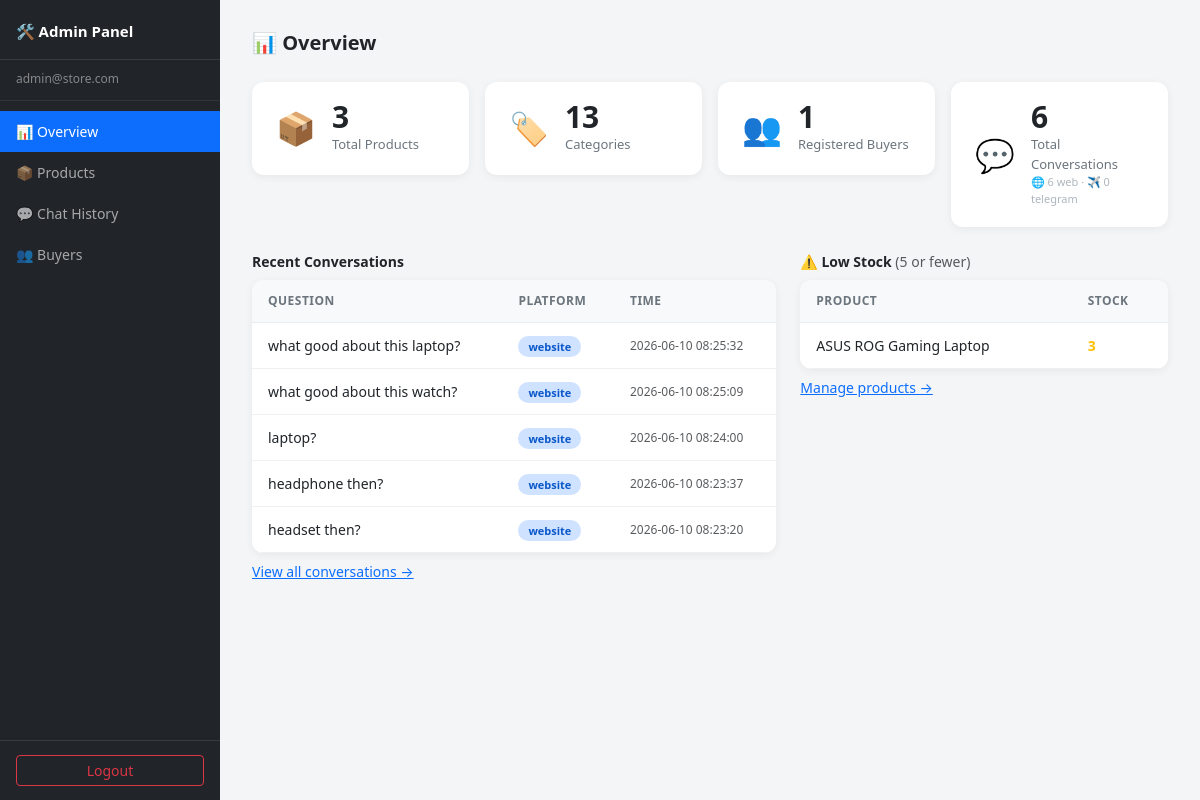
The page /admin (signed in) on the database its author committed.
### tables this page shows
CREATE TABLE chat_history(
        id          INTEGER  PRIMARY KEY AUTOINCREMENT,
        question    TEXT     NOT NULL,
        ai_response TEXT     NOT NULL,
        platform    TEXT     NOT NULL DEFAULT 'website',
        timestamp   DATETIME DEFAULT CURRENT_TIMESTAMP
    );

CREATE TABLE products(
        id        INTEGER PRIMARY KEY AUTOINCREMENT,
        name      TEXT    NOT NULL,
        category  TEXT    NOT NULL DEFAULT 'Other',
        stock     INTEGER NOT NULL,
        price     REAL    NOT NULL,
        image_url TEXT
    , description TEXT);

### routes/admin.py (the view)
@admin_bp.route('/admin')
def admin_overview():
    if seller_only(): return redirect('/login')
    return render_template('admin.html', active='overview', stats=get_stats())

### database.py (called while the page is built)
def get_connection():
    return sqlite3.connect(DATABASE)

### routes/admin.py (called while the page is built)
def seller_only():
    return session.get('role') != 'seller'

### templates/admin.html (shortened to what this page needs)
{% extends 'base_admin.html' %}
{% block content %}
<p class="admin-page-title">📊 Overview</p>
<div class="row g-3 mb-4">
    <div class="col-md-3 col-sm-6">
        <div class="stat-card">
            <span class="stat-icon">📦</span>
            <div>
                <div class="stat-value">{{ stats.total_products }}</div>
                <div class="stat-label">Total Products</div>
            </div>
        </div>
    </div>
    <div class="col-md-3 col-sm-6">
        <div class="stat-card">
            <span class="stat-icon">🏷️</span>
            <div>
                <div class="stat-value">{{ stats.total_categories }}</div>
                <div class="stat-label">Categories</div>
            </div>
        </div>
    </div>
    <div class="col-md-3 col-sm-6">
        <div class="stat-card">
            <span class="stat-icon">👥</span>
            <div>
                <div class="stat-value">{{ stats.total_buyers }}</div>
                <div class="stat-label">Registered Buyers</div>
            </div>
        </div>
    </div>
    <div class="col-md-3 col-sm-6">
        <div class="stat-card">
            <span class="stat-icon">💬</span>
            <div>
                <div class="stat-value">{{ stats.total_chats }}</div>
                <div class="stat-label">
                    Total Conversations
                    <span class="d-block" style="font-size:11px;color:#adb5bd;">
                        🌐 {{ stats.web_chats }} web · ✈️ {{ stats.tg_chats }} telegram
                    </span>
                </div>
            </div>
        </div>
    </div>
</div>
<div class="row g-4">
    <div class="col-lg-7">
        <p class="fw-semibold mb-2" style="font-size:14px;">Recent Conversations</p>
        <div class="admin-table-card">
            {% if stats.recent_chats %}
            <table class="table">
                <thead>
                    <tr>
                        <th>Question</th>
                        <th>Platform</th>
                        <th>Time</th>
                    </tr>
                </thead>
                <tbody>
                    {% for c in stats.recent_chats %}
                    <tr>
                        <td>{{ c[1][:60] }}{% if c[1]|length > 60 %}…{% endif %}</td>
                        <td>
                            <span class="platform-badge platform-{{ c[3] }}">
                                {{ c[3] }}
                            </span>
                        </td>
                        <td class="text-muted" style="font-size:12px;white-space:nowrap;">
                            {{ c[4] }}
                        </td>
                    </tr>
                    {% endfor %}
                </tbody>
            </table>
            {% else %}
            <p class="text-muted small p-3 mb-0">No conversations yet.</p>
            {% endif %}
        </div>
        <a href="/admin/chats" class="text-primary small mt-2 d-inline-block">
            View all conversations →
        </a>
    </div>
    <div class="col-lg-5">
        <p class="fw-semibold mb-2" style="font-size:14px;">
            ⚠️ Low Stock
            <span class="text-muted fw-normal">(5 or fewer)</span>
        </p>
        <div class="admin-table-card">
            {% if stats.low_stock %}
            <table class="table">
                <thead>
                    <tr>
                        <th>Product</th>
                        <th>Stock</th>
                    </tr>
                </thead>
                <tbody>
                    {% for p in stats.low_stock %}
                    <tr>
                        <td>{{ p[1] }}</td>
                        <td>
                            <span class="fw-bold {{ 'text-danger' if p[3] == 0 else 'text-warning' }}">
                                {{ p[3] }}
                            </span>
                        </td>
                    </tr>
                    {% endfor %}
                </tbody>
            </table>
            {% else %}
            <p class="text-muted small p-3 mb-0">All products are well-stocked.</p>
            {% endif %}
        </div>
        <a href="/admin/products" class="text-primary small mt-2 d-inline-block">
            Manage products →
        </a>
    </div>
</div>
{% endblock %}

### static/css/style.css (style rules this page uses)
body { background: #f4f5f7; font-family: system-ui, -apple-system, sans-serif; }
.admin-page-title { font-size: 20px; font-weight: 700; margin-bottom: 24px; }
.stat-card { background: #fff; border-radius: 12px; padding: 20px 24px; box-shadow: 0 2px 8px rgba(0,0,0,.06); display: flex; align-items: center; gap: 16px; }
.stat-icon { font-size: 32px; flex-shrink: 0; }
.stat-value { font-size: 30px; font-weight: 700; line-height: 1; }
.stat-label { font-size: 13px; color: #6c757d; margin-top: 3px; }
.admin-table-card { background: #fff; border-radius: 12px; box-shadow: 0 2px 8px rgba(0,0,0,.06); overflow: hidden; }
.admin-table-card .table { margin: 0; font-size: 14px; }
.admin-table-card .table th { background: #f8f9fa; font-weight: 600; font-size: 12px; text-transform: uppercase; letter-spacing: .04em; color: #6c757d; border-bottom: 1px solid #e9ecef; padding: 12px 16px; }
.admin-table-card .table td { padding: 12px 16px; vertical-align: middle; border-color: #f0f0f0; }
.platform-badge { font-size: 11px; padding: 3px 10px; border-radius: 20px; font-weight: 600; }
.platform-website { background: #cfe2ff; color: #0a58ca; }

### rows shown on the page
chat_history: question "what good about this laptop?", platform "website", timestamp "2026-06-10 08:25:32"
chat_history: question "what good about this watch?", platform "website", timestamp "2026-06-10 08:25:09"
chat_history: question "laptop?", platform "website", timestamp "2026-06-10 08:24:00"
chat_history: question "headphone then?", platform "website", timestamp "2026-06-10 08:23:37"
chat_history: question "headset then?", platform "website", timestamp "2026-06-10 08:23:20"
products: name "ASUS ROG Gaming Laptop", stock "3"

### other values the page prints
{{ session.get('email', 'admin') }} "admin@store.com"
{{ stats.total_products }} "3"
{{ stats.total_categories }} "13"
{{ stats.total_buyers }} "1"
{{ stats.total_chats }} "6"
{{ stats.web_chats }} "6"
{{ stats.tg_chats }} "0"
